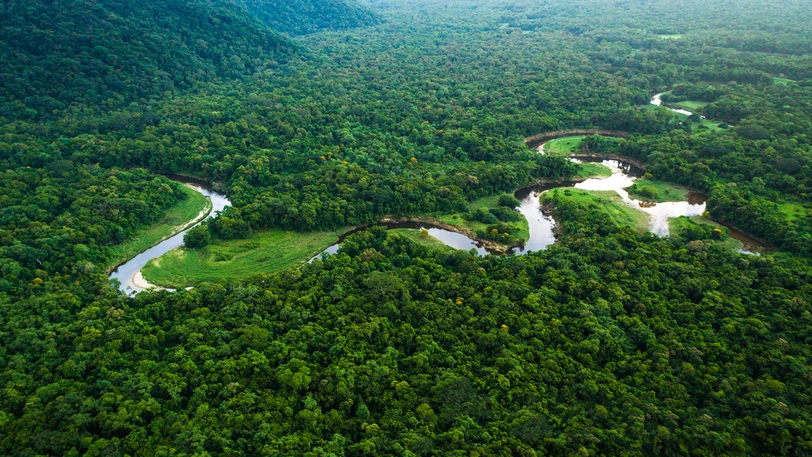
#> input picture data/1.jpeg, 812 x 457 px
$ jupyter execute colorDetection.ipynb
#> lines starting #> are read from the running program, lines starting #| are printed output that depends on the picture
[cell 1]
from sklearn.cluster import KMeans
import matplotlib.pyplot as plt
import numpy as np
import cv2
from collections import Counter
from skimage.color import rgb2lab, deltaE_cie76
import os

[cell 2]
image = cv2.imread('../data/1.jpeg')
#> image is the input picture: shape (457, 812, 3); mean B, G, R 56.3, 86.4, 48.8
print("The type of this input is {}".format(type(image)))
#| The type of this input is <class 'numpy.ndarray'>
print("Shape: {}".format(image.shape))
#| Shape: (457, 812, 3)
print(plt.imshow(image))
#| AxesImage(shape=(457, 812, 3))

[cell 3]
image = cv2.cvtColor(image, cv2.COLOR_BGR2RGB)
plt.imshow(image)

[cell 4]
resized_image = cv2.resize(image, (1200, 600))
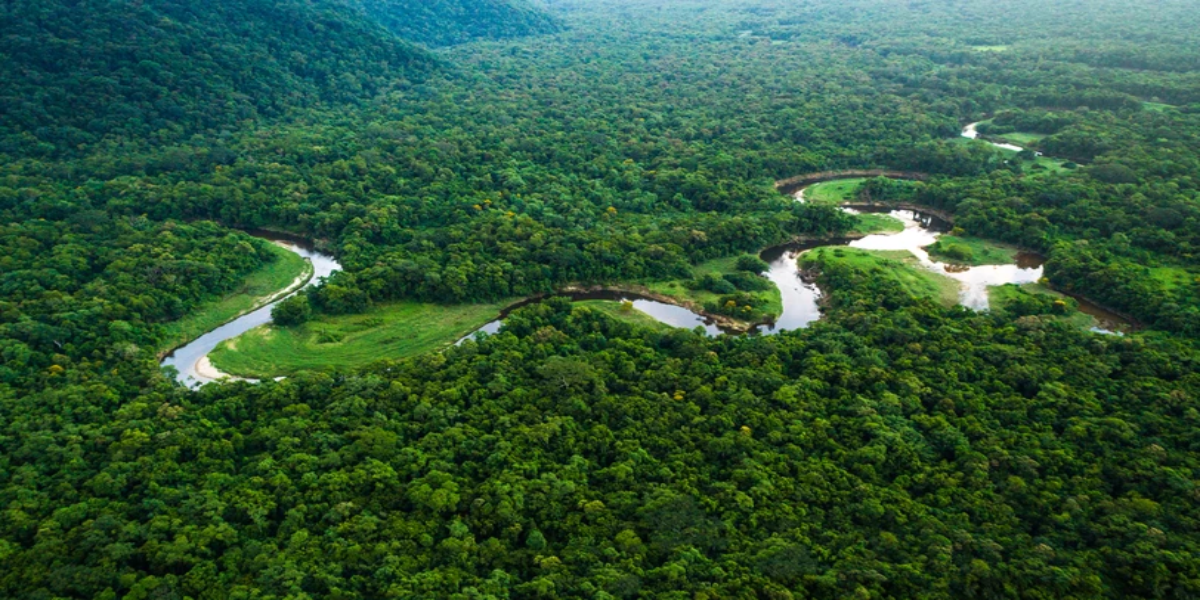
#> resized_image: shape (600, 1200, 3); mean R, G, B 48.6, 86.3, 56.2
plt.imshow(resized_image)

[cell 5]
#Hex conversion
def RGB2HEX(color):
    return "#{:02x}{:02x}{:02x}".format(int(color[0]), int(color[1]), int(color[2]))

[cell 6]
def get_image(image_path):
    image = cv2.imread(image_path)
    image = cv2.cvtColor(image, cv2.COLOR_BGR2RGB)
    return image

[cell 7]
modified_image = cv2.resize(image, (600, 400), interpolation = cv2.INTER_AREA)
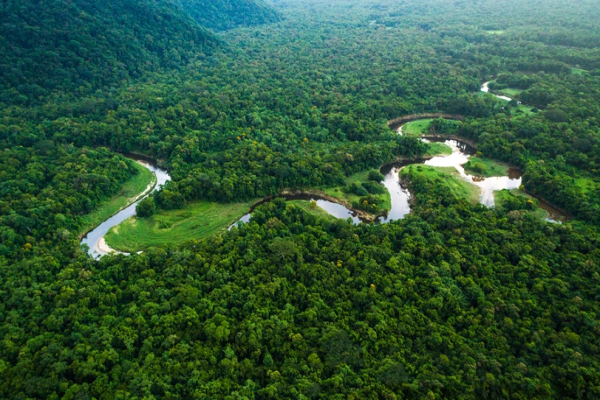
#> modified_image: shape (400, 600, 3); mean R, G, B 48.8, 86.4, 56.3
modified_image = modified_image.reshape(modified_image.shape[0]*modified_image.shape[1], 3)

[cell 8]
clf = KMeans(n_clusters = 5)
labels = clf.fit_predict(modified_image)

[cell 9]
counts = Counter(labels)
#> counts = {0: 41741, 3: 32076, 2: 14766, 4: 95852, 1: 55565}

center_colors = clf.cluster_centers_
# We get ordered colors by iterating through the keys
ordered_colors = [center_colors[i] for i in counts.keys()]
#> ordered_colors = [[28.15, 79.13, 71.4], [82.29, 135.5, 116], [154, 191.3, 190.3], [22.41, 49.18, 19.59], [62.51, 100.2, 38.41]]
hex_colors = [RGB2HEX(ordered_colors[i]) for i in counts.keys()]
#> hex_colors = ['#1c4f47', '#163113', '#99bfbe', '#3e6426', '#528773']
rgb_colors = [ordered_colors[i] for i in counts.keys()]
#> rgb_colors = [[28.15, 79.13, 71.4], [22.41, 49.18, 19.59], [154, 191.3, 190.3], [62.51, 100.2, 38.41], [82.29, 135.5, 116]]

if (True):
    plt.figure(figsize = (8, 6))
    plt.pie(counts.values(), labels = hex_colors, colors = hex_colors)

#return rgb_colors
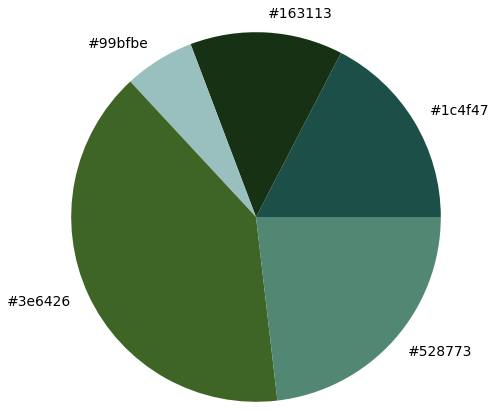
#> figure drawn by matplotlib, 1 panel

$ run again, with data/samp1.jpeg copied over data/1.jpeg
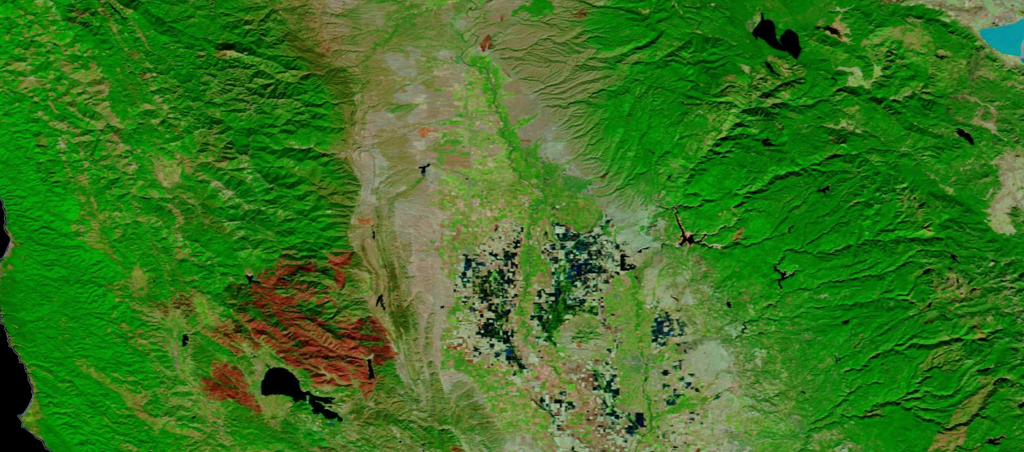
#> input picture data/samp1.jpeg, 2048 x 904 px (shown at 1/2 size)
#> image is the input picture: shape (904, 2048, 3); mean B, G, R 32.9, 116, 56.2
#| The type of this input is <class 'numpy.ndarray'>
#| Shape: (904, 2048, 3)
#| AxesImage(shape=(904, 2048, 3))
#> `modified_image = cv2.resize(image, (600, 400), interpolation = cv2.INT..`:
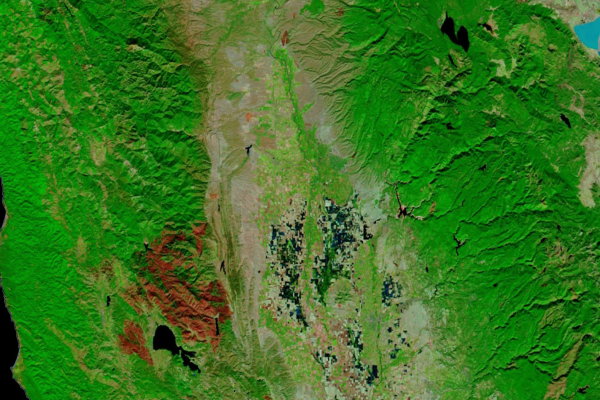
#> modified_image: shape (400, 600, 3); mean R, G, B 56.2, 116, 32.9
#> counts = {4: 71658, 1: 49482, 2: 58500, 0: 46596, 3: 13764}
#> ordered_colors = [[23.14, 127.4, 11.96], [15.13, 97.22, 7.81], [84.02, 118.4, 41], [125.2, 138.7, 88.28], [22.59, 36.38, 9.83]]
#> hex_colors = ['#162409', '#0f6107', '#547628', '#177f0b', '#7d8a58']
#> rgb_colors = [[22.59, 36.38, 9.83], [15.13, 97.22, 7.81], [84.02, 118.4, 41], [23.14, 127.4, 11.96], [125.2, 138.7, 88.28]]
#> `[cell 9] counts = Counter(labels)  center_colors = clf.cluster_centers_`:
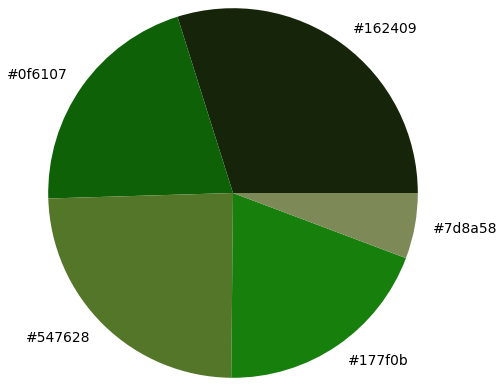
#> figure drawn by matplotlib, 1 panel
